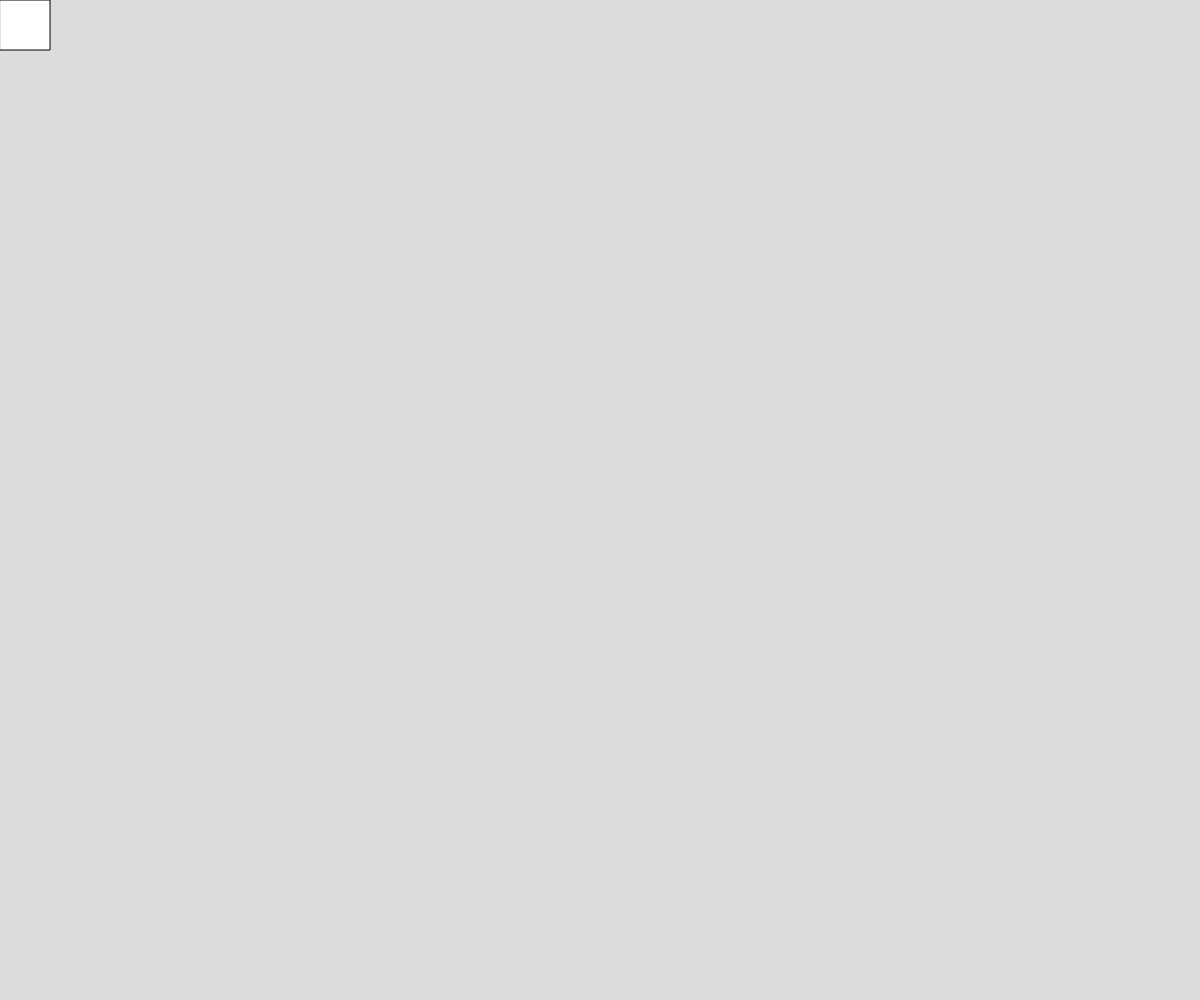
Frame 1 (no input)
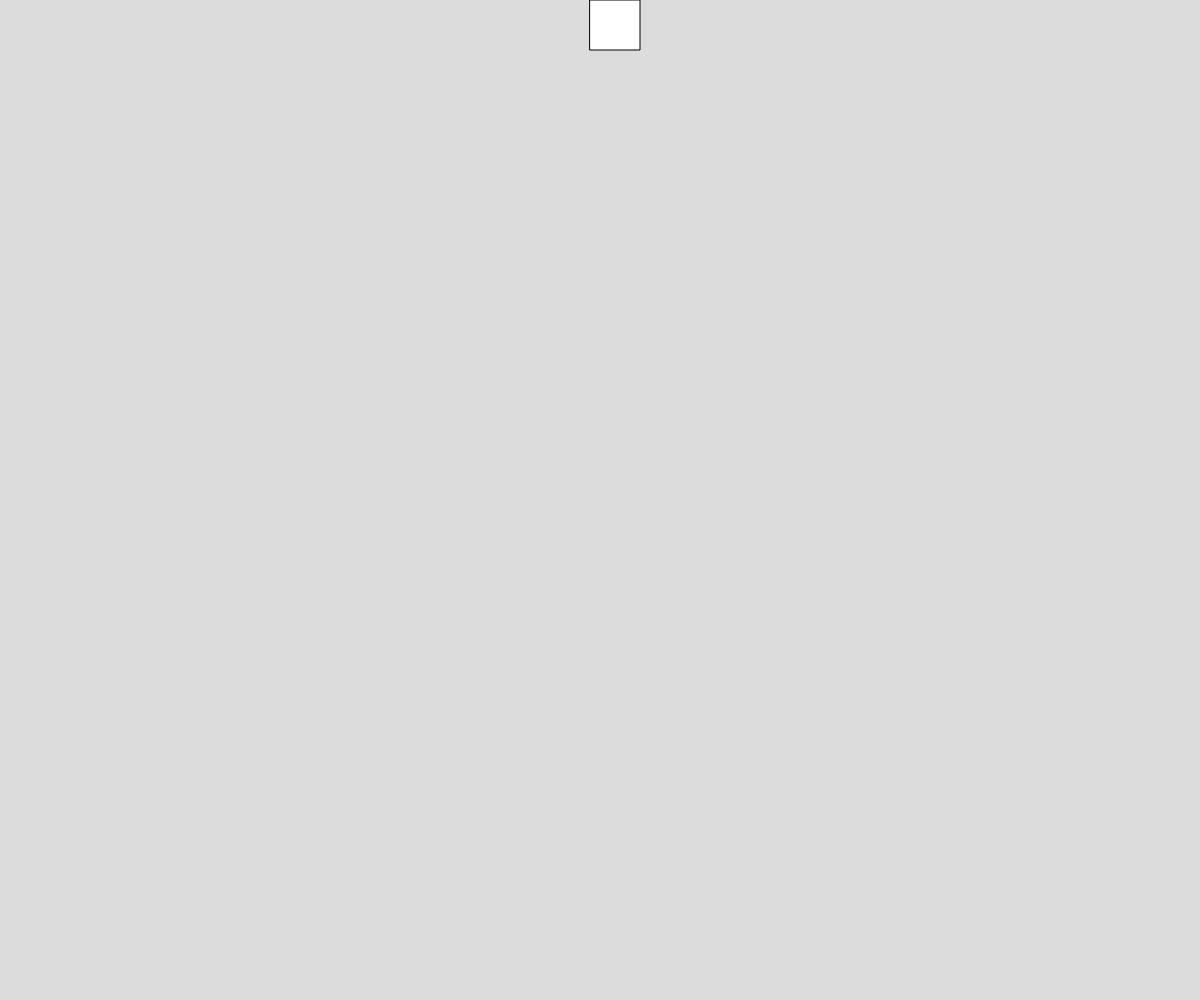
Frame 60 (no input)
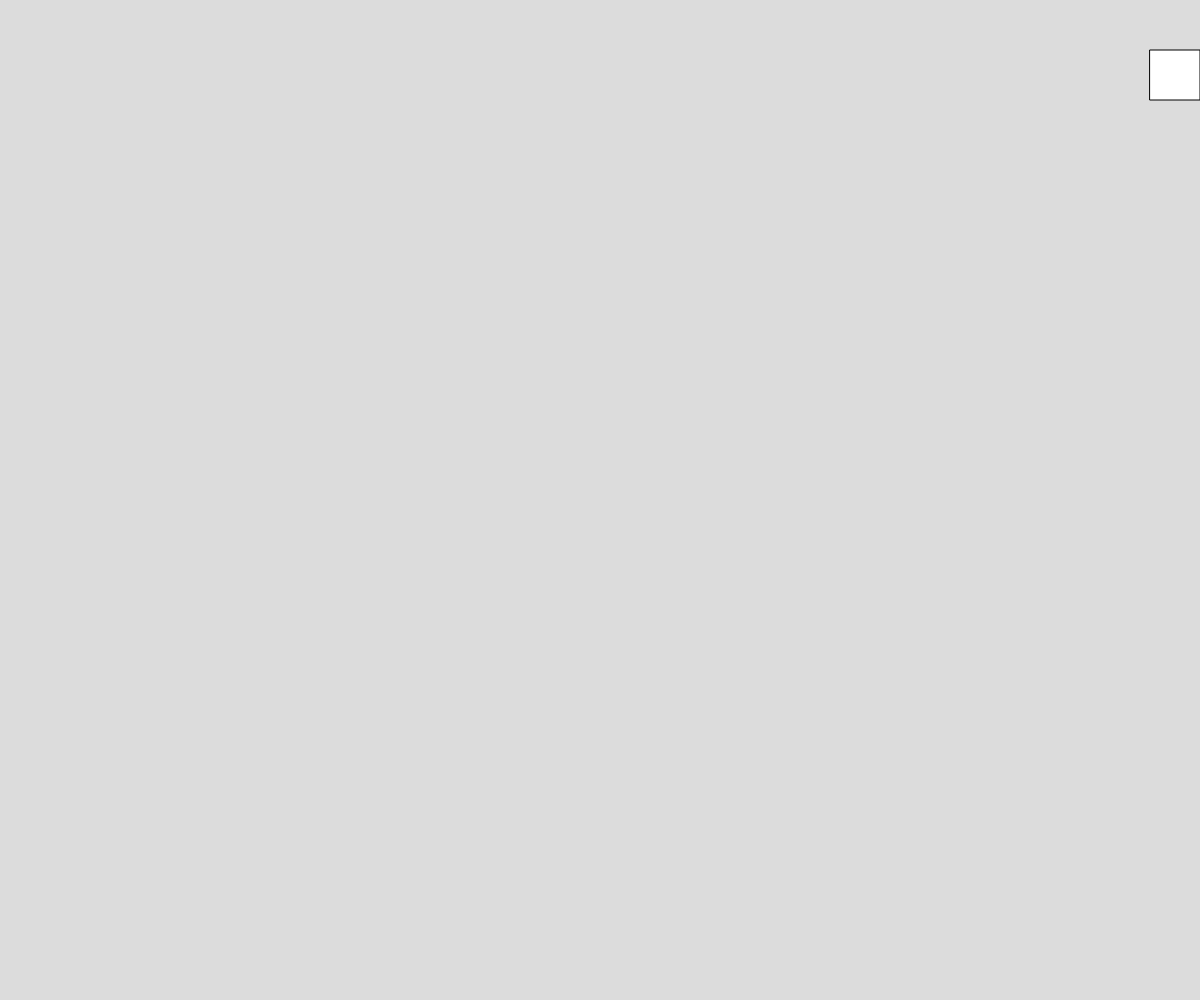
Frame 120 (the mouse pressed at the canvas centre since frame 60)

The p5.js sketch that drew these frames (run headless with seeded random() and noise() and a simulated clock; from frame 60 on, the mouse is pressed at the canvas centre):

// p5.js sketch
// ── sketch.js
// Square Around Edge
// KBanz
// sept 26
//
// Extra for Experts:
// - describe what you did to take this project "above and beyond"
let x, y, squareSize, speed, state;

function setup() {
  createCanvas(windowWidth, windowHeight);
  x = 0;
  y = 0;
  squareSize = 50;
  speed = 10;
  state = "right";
}


function draw() {
  background(220);
  drawSquare();
  move();
}

function drawSquare(){
  rect(x, y, squareSize, squareSize);
}

function move(){
  if (state === "right"){
    x += speed;
    if (x + squareSize >= width){
      x = width - squareSize;
      state = "down";
    }
  
  }
  if (state === "down"){
    y += speed;
    if (y + squareSize >= height){
      y = height - squareSize;
      state = "left";
    }
  
  }
  if (state === "left"){
    x -= speed;
    if (x + squareSize <= width){
      x = width - squareSize;
      state = "up";
    }
  
  }
  if (state === "up"){
    y -= speed;
    if (y + squareSize >= height){
      y = height - squareSize;
      state = "right";
    }
  
  }
}
